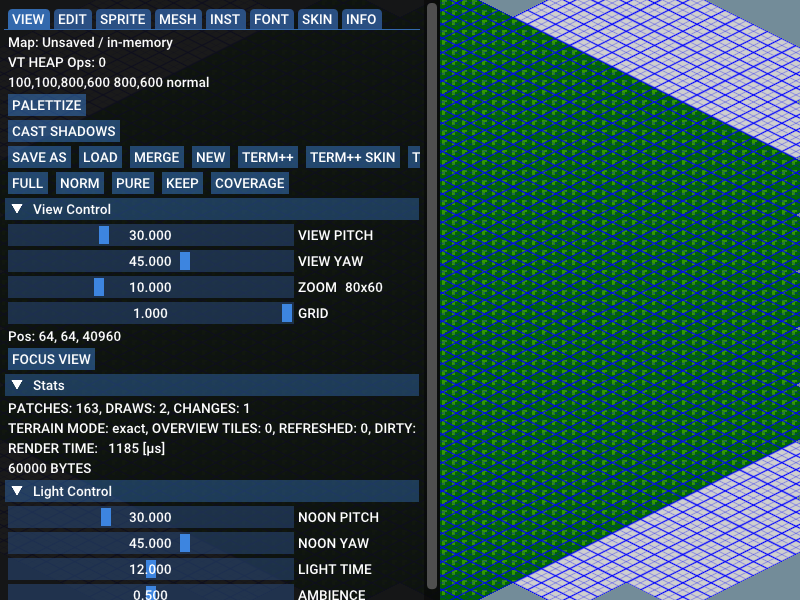
#> input picture .scratch/fl4260-layout-sidecar-proof/ui_frame.png, 800 x 600 px, found by its file name
$ python 2026-06-24-FL-4260-thumbnail-defaultlook-crop.py
#> lines starting #> are read from the running program, lines starting #| are printed output that depends on the picture
#!/usr/bin/env python3
"""Side-by-side: OLD black default-look vs NEW material-color default-look (mat1, mat5)."""
import os
from PIL import Image
V = os.path.abspath(os.path.join(os.path.dirname(os.path.abspath(__file__)), '..', '..',
    'docs/research/ascii/verification/fl4260'))
box = (606, 44, 726, 268); scale = 3
items = [
  (os.path.join(V,'2026-06-24-thumbnail-visibility/02_panel_top_thumbnail/ui_frame.png'), "OLD mat1 (black)"),
  (os.path.join(V,'2026-06-24-thumbnail-defaultlook-fix/01_mat1_default_look_top/ui_frame.png'), "NEW mat1"),
  (os.path.join(V,'2026-06-24-thumbnail-defaultlook-fix/02_mat5_default_look_top/ui_frame.png'), "NEW mat5"),
]
crops=[]
for path,_ in items:
    im=Image.open(path).convert("RGB").crop(box)
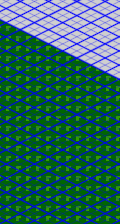
#> im: PIL image 120x224 RGB; mean R, G, B 41.8, 104.1, 91.1
    crops.append(im.resize((im.width*scale, im.height*scale), Image.NEAREST))
gap=30; W=sum(c.width for c in crops)+gap*(len(crops)-1); H=max(c.height for c in crops)
#> after `W = sum((c.width for c in crops)) + gap * (len(crops) - 1)`: W = 1140
#> after `H = max((c.height for c in crops))`: H = 672
out=Image.new("RGB",(W,H),(30,30,30)); x=0
#> after `out = Image.new('RGB', (W, H), (30, 30, 30))`: out: PIL image 1140x672 RGB; every value is 30
for c in crops: out.paste(c,(x,0)); x+=c.width+gap
#> this loop made 3 passes
#> x on passes 1 to 3: 390, 780, 1170
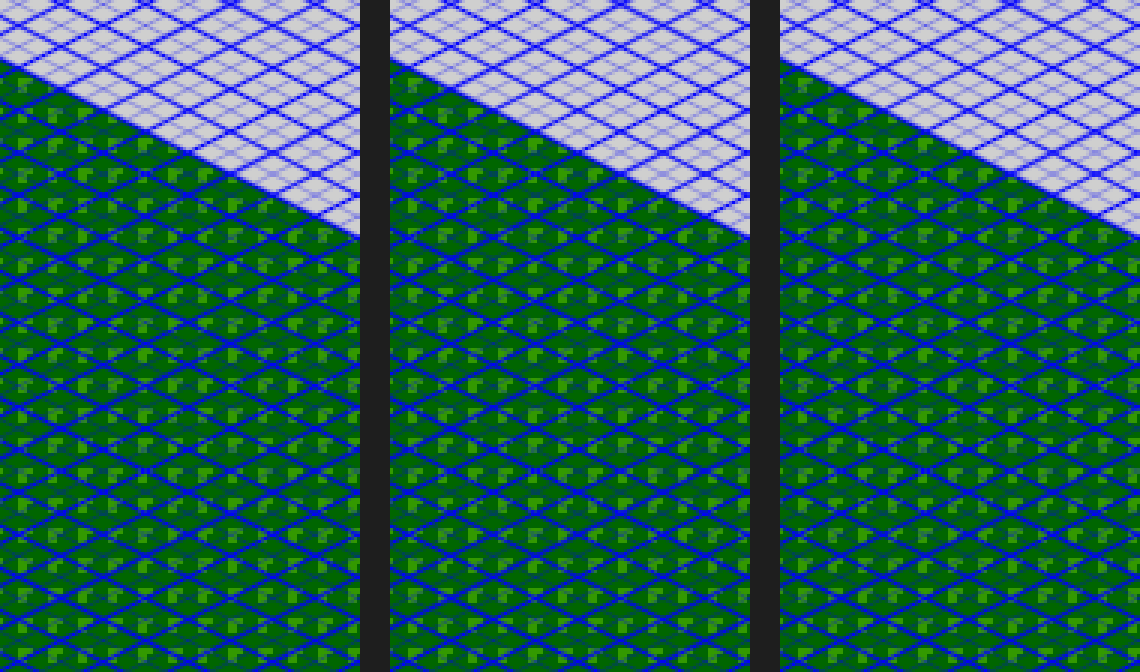
#> out: PIL image 1140x672 RGB; mean R, G, B 41.2, 100.2, 87.9
#> after the loop, x = 1170
dst=os.path.join(V,'2026-06-24-thumbnail-defaultlook-fix','before_after_default_look.png')
out.save(dst); print("WROTE", dst, out.size)
#| WROTE docs/research/ascii/verification/fl4260/2026-06-24-thumbnail-defaultlook-fix/before_after_default_look.png (1140, 672)
# also sample center pixel of top band for each NEW capture to prove non-black
for path,label in items:
    im=Image.open(path).convert("RGB")
#> im is the input picture: PIL image 800x600 RGB; mean R, G, B 38.9, 73.3, 73.6
    px=im.getpixel((660, 110))  # inside top band region
#> px = (0, 102, 0)
    print(f"PIXEL {label}: {px}")
#| PIXEL OLD mat1 (black): (0, 102, 0)
